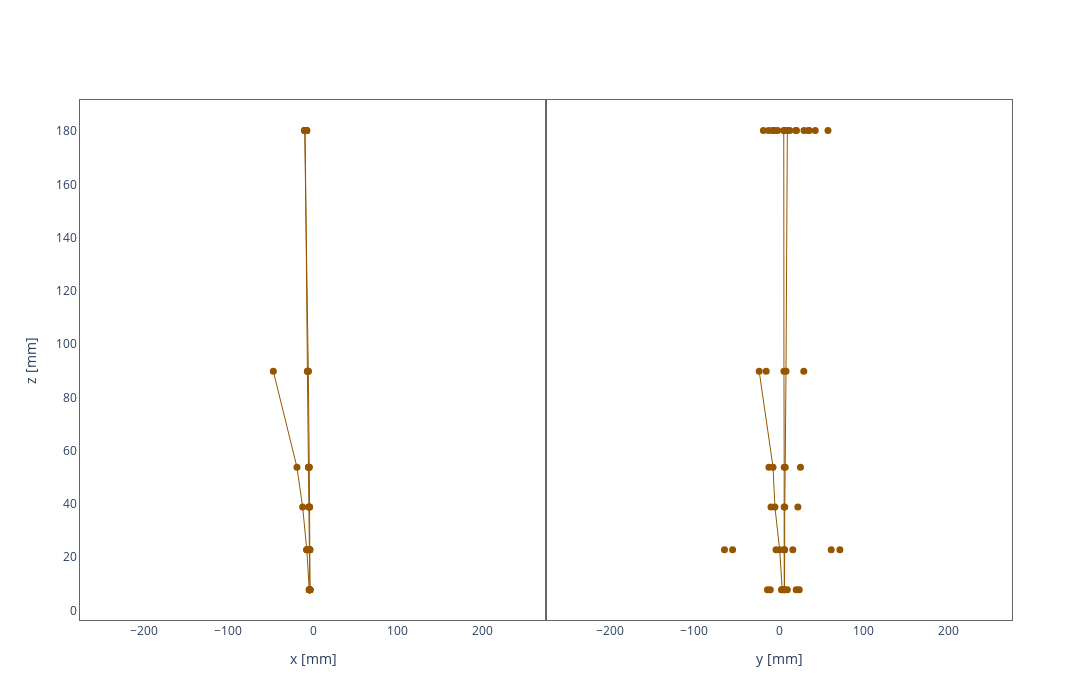

Notebook code for this chart:
### Code cell
df_node, df_edge, batch = get_event(
    # input_dir='/Users/avencast/PycharmProjects/trkgnn/workspace/bepc.magnet/Tracker_GNN.root',
    input_dir='/Users/avencast/CLionProjects/darkshine-simulation/workspace/Tracker_GNN.root',
    collection='DigitizedRecTrk',
    index=27
)

print(f'{get_memory_size_MB(batch):.3f} MB')

plot_xyz_plotly(df_node, df_edge, threshold=0.5, no_predict=True)

### Figure 1 — Plotly figure (JSON) as saved in the notebook; plotly's stock layout.template omitted (floating-point values rounded to 4 significant figures)
{"data": [{"marker": {"color": "#965601", "size": 7}, "mode": "markers", "showlegend": false, "x": [-4.425, -4.425, -4.425, -3.555, -3.555, -3.555, -3.72, -3.72, -3.72, -7.32, -7.32, -7.32, -3.765, -3.765, -3.765, -4.275, -4.275, -4.275, -12.24, -4.08, -4.08, -4.855, -4.855, -18.94, -4.425, -4.425, -5.385, -5.385, -46.81, -5.535, -5.535, -6.585, -6.585, -9.825, -9.285, -8.574, -7.425, -9.825, -9.825, -9.285, -9.285, -8.574, -8.574, -7.425, -7.425, -9.825, -9.285, -8.574, -7.425], "y": [7.78, 7.78, 7.78, 7.78, 7.78, 7.78, 7.78, 7.78, 7.78, 22.78, 22.78, 22.78, 22.78, 22.78, 22.78, 22.78, 22.78, 22.78, 38.78, 38.78, 38.78, 38.78, 38.78, 53.78, 53.78, 53.78, 53.78, 53.78, 89.78, 89.78, 89.78, 89.78, 89.78, 180.3, 180.3, 180.3, 180.3, 180.3, 180.3, 180.3, 180.3, 180.3, 180.3, 180.3, 180.3, 180.3, 180.3, 180.3, 180.3], "type": "scatter", "xaxis": "x", "yaxis": "y"}, {"legendgroup": "Correct", "line": {"color": "#965601", "dash": "solid", "width": 1}, "mode": "lines", "name": "Correct", "showlegend": false, "x": [-4.425, -7.32], "y": [7.78, 22.78], "type": "scatter", "xaxis": "x", "yaxis": "y"}, {"legendgroup": "Correct", "line": {"color": "#965601", "dash": "solid", "width": 1}, "mode": "lines", "showlegend": false, "x": [-3.555, -3.765], "y": [7.78, 22.78], "type": "scatter", "xaxis": "x", "yaxis": "y"}, {"legendgroup": "Correct", "line": {"color": "#965601", "dash": "solid", "width": 1}, "mode": "lines", "showlegend": false, "x": [-3.72, -4.275], "y": [7.78, 22.78], "type": "scatter", "xaxis": "x", "yaxis": "y"}, {"legendgroup": "Correct", "line": {"color": "#965601", "dash": "solid", "width": 1}, "mode": "lines", "showlegend": false, "x": [-7.32, -12.24], "y": [22.78, 38.78], "type": "scatter", "xaxis": "x", "yaxis": "y"}, {"legendgroup": "Correct", "line": {"color": "#965601", "dash": "solid", "width": 1}, "mode": "lines", "showlegend": false, "x": [-3.765, -4.08], "y": [22.78, 38.78], "type": "scatter", "xaxis": "x", "yaxis": "y"}, {"legendgroup": "Correct", "line": {"color": "#965601", "dash": "solid", "width": 1}, "mode": "lines", "showlegend": false, "x": [-4.275, -4.855], "y": [22.78, 38.78], "type": "scatter", "xaxis": "x", "yaxis": "y"}, {"legendgroup": "Correct", "line": {"color": "#965601", "dash": "solid", "width": 1}, "mode": "lines", "showlegend": false, "x": [-12.24, -18.94], "y": [38.78, 53.78], "type": "scatter", "xaxis": "x", "yaxis": "y"}, {"legendgroup": "Correct", "line": {"color": "#965601", "dash": "solid", "width": 1}, "mode": "lines", "showlegend": false, "x": [-4.08, -4.425], "y": [38.78, 53.78], "type": "scatter", "xaxis": "x", "yaxis": "y"}, {"legendgroup": "Correct", "line": {"color": "#965601", "dash": "solid", "width": 1}, "mode": "lines", "showlegend": false, "x": [-4.855, -5.385], "y": [38.78, 53.78], "type": "scatter", "xaxis": "x", "yaxis": "y"}, {"legendgroup": "Correct", "line": {"color": "#965601", "dash": "solid", "width": 1}, "mode": "lines", "showlegend": false, "x": [-18.94, -46.81], "y": [53.78, 89.78], "type": "scatter", "xaxis": "x", "yaxis": "y"}, {"legendgroup": "Correct", "line": {"color": "#965601", "dash": "solid", "width": 1}, "mode": "lines", "showlegend": false, "x": [-4.425, -5.535], "y": [53.78, 89.78], "type": "scatter", "xaxis": "x", "yaxis": "y"}, {"legendgroup": "Correct", "line": {"color": "#965601", "dash": "solid", "width": 1}, "mode": "lines", "showlegend": false, "x": [-5.385, -6.585], "y": [53.78, 89.78], "type": "scatter", "xaxis": "x", "yaxis": "y"}, {"legendgroup": "Correct", "line": {"color": "#965601", "dash": "solid", "width": 1}, "mode": "lines", "showlegend": false, "x": [-5.535, -9.825], "y": [89.78, 180.3], "type": "scatter", "xaxis": "x", "yaxis": "y"}, {"legendgroup": "Correct", "line": {"color": "#965601", "dash": "solid", "width": 1}, "mode": "lines", "showlegend": false, "x": [-6.585, -9.285], "y": [89.78, 180.3], "type": "scatter", "xaxis": "x", "yaxis": "y"}, {"marker": {"color": "#965601", "size": 7}, "mode": "markers", "showlegend": false, "x": [3.791, 23.9, 20.3, -13.59, 6.514, 2.912, -10.3, 9.811, 6.21, 0.7833, -64.34, -54.74, 71.82, 6.697, 16.3, 61.63, -3.495, 6.109, -4.808, 6.801, -9.406, 22.29, 6.081, -7.029, 7.314, 25.32, -11.87, 6.137, -23.38, 8.265, -15.14, 29.25, 5.838, -12.34, -1.544, 12.67, 35.62, 9.85, -5.157, 20.64, 5.634, 34.85, 19.84, 57.81, 42.8, -18.46, -7.664, 6.545, 29.5], "y": [7.78, 7.78, 7.78, 7.78, 7.78, 7.78, 7.78, 7.78, 7.78, 22.78, 22.78, 22.78, 22.78, 22.78, 22.78, 22.78, 22.78, 22.78, 38.78, 38.78, 38.78, 38.78, 38.78, 53.78, 53.78, 53.78, 53.78, 53.78, 89.78, 89.78, 89.78, 89.78, 89.78, 180.3, 180.3, 180.3, 180.3, 180.3, 180.3, 180.3, 180.3, 180.3, 180.3, 180.3, 180.3, 180.3, 180.3, 180.3, 180.3], "type": "scatter", "xaxis": "x2", "yaxis": "y2"}, {"legendgroup": "Correct", "line": {"color": "#965601", "dash": "solid", "width": 1}, "mode": "lines", "showlegend": false, "x": [3.791, 0.7833], "y": [7.78, 22.78], "type": "scatter", "xaxis": "x2", "yaxis": "y2"}, {"legendgroup": "Correct", "line": {"color": "#965601", "dash": "solid", "width": 1}, "mode": "lines", "showlegend": false, "x": [6.514, 6.697], "y": [7.78, 22.78], "type": "scatter", "xaxis": "x2", "yaxis": "y2"}, {"legendgroup": "Correct", "line": {"color": "#965601", "dash": "solid", "width": 1}, "mode": "lines", "showlegend": false, "x": [6.21, 6.109], "y": [7.78, 22.78], "type": "scatter", "xaxis": "x2", "yaxis": "y2"}, {"legendgroup": "Correct", "line": {"color": "#965601", "dash": "solid", "width": 1}, "mode": "lines", "showlegend": false, "x": [0.7833, -4.808], "y": [22.78, 38.78], "type": "scatter", "xaxis": "x2", "yaxis": "y2"}, {"legendgroup": "Correct", "line": {"color": "#965601", "dash": "solid", "width": 1}, "mode": "lines", "showlegend": false, "x": [6.697, 6.801], "y": [22.78, 38.78], "type": "scatter", "xaxis": "x2", "yaxis": "y2"}, {"legendgroup": "Correct", "line": {"color": "#965601", "dash": "solid", "width": 1}, "mode": "lines", "showlegend": false, "x": [6.109, 6.081], "y": [22.78, 38.78], "type": "scatter", "xaxis": "x2", "yaxis": "y2"}, {"legendgroup": "Correct", "line": {"color": "#965601", "dash": "solid", "width": 1}, "mode": "lines", "showlegend": false, "x": [-4.808, -7.029], "y": [38.78, 53.78], "type": "scatter", "xaxis": "x2", "yaxis": "y2"}, {"legendgroup": "Correct", "line": {"color": "#965601", "dash": "solid", "width": 1}, "mode": "lines", "showlegend": false, "x": [6.801, 7.314], "y": [38.78, 53.78], "type": "scatter", "xaxis": "x2", "yaxis": "y2"}, {"legendgroup": "Correct", "line": {"color": "#965601", "dash": "solid", "width": 1}, "mode": "lines", "showlegend": false, "x": [6.081, 6.137], "y": [38.78, 53.78], "type": "scatter", "xaxis": "x2", "yaxis": "y2"}, {"legendgroup": "Correct", "line": {"color": "#965601", "dash": "solid", "width": 1}, "mode": "lines", "showlegend": false, "x": [-7.029, -23.38], "y": [53.78, 89.78], "type": "scatter", "xaxis": "x2", "yaxis": "y2"}, {"legendgroup": "Correct", "line": {"color": "#965601", "dash": "solid", "width": 1}, "mode": "lines", "showlegend": false, "x": [7.314, 8.265], "y": [53.78, 89.78], "type": "scatter", "xaxis": "x2", "yaxis": "y2"}, {"legendgroup": "Correct", "line": {"color": "#965601", "dash": "solid", "width": 1}, "mode": "lines", "showlegend": false, "x": [6.137, 5.838], "y": [53.78, 89.78], "type": "scatter", "xaxis": "x2", "yaxis": "y2"}, {"legendgroup": "Correct", "line": {"color": "#965601", "dash": "solid", "width": 1}, "mode": "lines", "showlegend": false, "x": [8.265, 9.85], "y": [89.78, 180.3], "type": "scatter", "xaxis": "x2", "yaxis": "y2"}, {"legendgroup": "Correct", "line": {"color": "#965601", "dash": "solid", "width": 1}, "mode": "lines", "showlegend": false, "x": [5.838, 5.634], "y": [89.78, 180.3], "type": "scatter", "xaxis": "x2", "yaxis": "y2"}], "layout": {"xaxis": {"anchor": "y", "domain": [0.0, 0.5], "title": {"text": "x [mm]"}, "range": [-275, 275], "showgrid": false, "mirror": true, "linecolor": "#666666", "gridcolor": "#d9d9d9", "zeroline": false}, "yaxis": {"anchor": "x", "domain": [0.0, 1.0], "title": {"text": "z [mm]"}, "showgrid": false, "mirror": true, "linecolor": "#666666", "gridcolor": "#d9d9d9", "zeroline": false}, "xaxis2": {"anchor": "y2", "domain": [0.5, 1.0], "title": {"text": "y [mm]"}, "range": [-275, 275], "showgrid": false, "mirror": true, "linecolor": "#666666", "gridcolor": "#d9d9d9", "zeroline": false}, "yaxis2": {"anchor": "x2", "domain": [0.0, 1.0], "matches": "y", "showticklabels": false, "title": {"text": ""}, "showgrid": false, "mirror": true, "linecolor": "#666666", "gridcolor": "#d9d9d9", "zeroline": false}, "legend": {"orientation": "h", "yanchor": "bottom", "y": 1.01, "xanchor": "right", "x": 0.99, "traceorder": "reversed"}, "width": 1200, "height": 700, "autosize": false, "paper_bgcolor": "rgba(0,0,0,0)", "plot_bgcolor": "rgba(0,0,0,0)"}}
